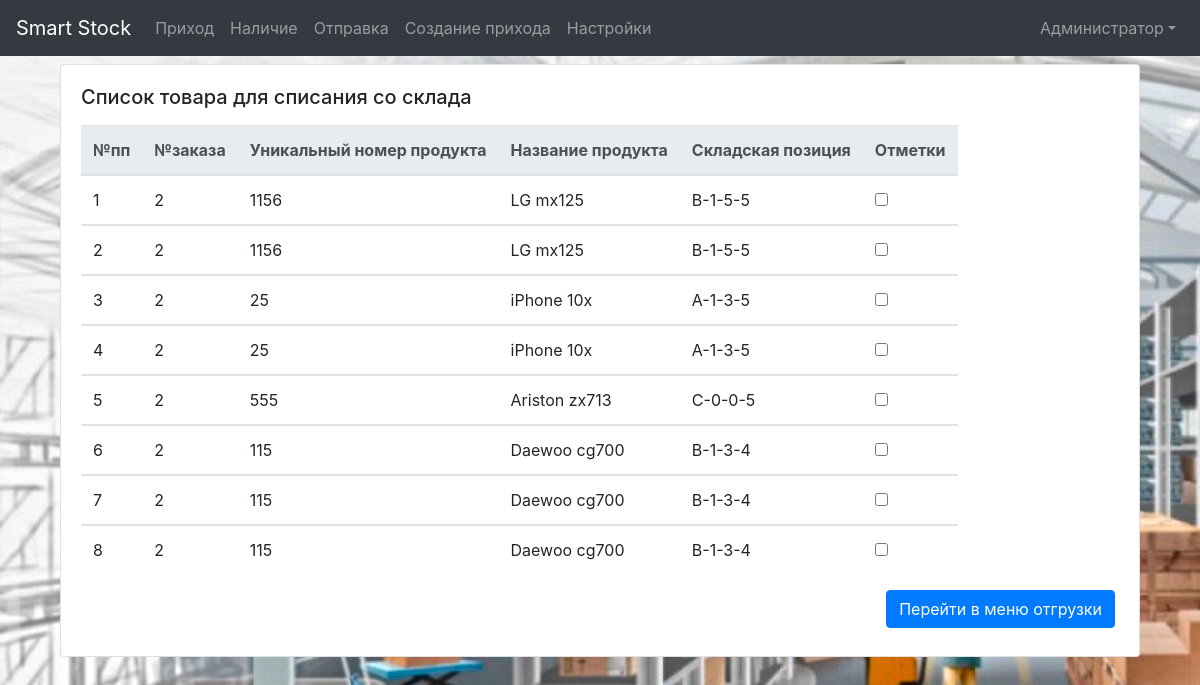
The page /sendingProductsProcedure.php?send_id=2 (signed in) on the database its author committed.
### tables this page shows
CREATE TABLE `users` (
  `id` int(11) NOT NULL,
  `login` varchar(255) NOT NULL,
  `password` varchar(255) NOT NULL,
  `lastname` text NOT NULL
);

CREATE TABLE `send_nom` (
  `id` int(11) NOT NULL COMMENT 'Номер по порядку',
  `id_send_doc` int(11) NOT NULL COMMENT 'ID документа отправки',
  `product_id` varchar(11) NOT NULL COMMENT 'Уникальный номер продукта',
  `products` varchar(255) NOT NULL COMMENT 'Название продукта',
  `size` varchar(255) NOT NULL COMMENT 'Размер',
  `count` int(11) NOT NULL COMMENT 'Количество'
);

CREATE TABLE `stock` (
  `newid` int(10) UNSIGNED NOT NULL,
  `state` varchar(20) NOT NULL,
  `order_id` varchar(10) NOT NULL,
  `prod_id` varchar(10) NOT NULL,
  `name` varchar(255) NOT NULL,
  `size` varchar(1) NOT NULL,
  `rack` varchar(10) NOT NULL,
  `shelf` varchar(10) NOT NULL,
  `tray` varchar(10) NOT NULL,
  `date` varchar(20) NOT NULL
);

### modules/sendingOrderList.php (the view, shortened to what this page needs)
<?php
include $_SERVER['DOCUMENT_ROOT'] . '/configs/db.php';
	$sql = "SELECT * FROM send_nom WHERE id_send_doc=" . $_GET['send_id'];
	$result = $connect->query($sql);
	$i = 1;
		while ($products = mysqli_fetch_assoc($result)) {
			while($products['count']){
				$sql_1 = "SELECT * FROM stock WHERE size='" . $products['size'] . "'  AND prod_id = '" . $products['product_id'] . "' AND state='done' LIMIT 1";
				$findResult = $connect->query($sql_1);
				$colFindResult = mysqli_num_rows($findResult);
				if($colFindResult!=0){
				$rowOnStock = mysqli_fetch_assoc($findResult);
				$rack = $rowOnStock['rack'];
				$shelf = $rowOnStock['shelf'];
				$tray = $rowOnStock['tray'];
				$productAddress = $products['size'] . "-" . $rack . "-" . $shelf . "-" . $tray;
				echo "<tbody>";
				    echo "<tr id='row' data-row-number=" . $i . ">";
				    	echo "<td data-row-number='" . $i . "'>" . $i . "</td>";
						echo "<td data-orderId='" . $_GET['send_id'] . "'>" . $_GET['send_id'] . "</td>";
						echo "<td data-productId>" . $products['product_id'] . "</td>";
					    echo "<td>" . $products['products'] . "</td>";
					    echo "<td>" . $productAddress . "</td>";
					    echo "<td data-stock-position'" . $i . "'><input type='checkbox' onclick='delProductFromStock(this)'></td>";
					echo "</tr>";
				echo "</tbody>";
				$i++;
				$products['count']--;
				}else{
					echo "<h2>Товара на полках не найдено</h2>";
					die();
				}
			}
		}
?>

### blockSite/header.php (shortened to what this page needs)
<!DOCTYPE html>
<html>
<head>
  <link rel="stylesheet" href="/assets/css/bootstrap.min.css">
  <link rel="stylesheet" href="/assets/css/my.css">
</head>
<body>
  <nav class="navbar navbar-expand-lg navbar-dark bg-dark">
  <a class="navbar-brand" href="/">Smart Stock</a>
  <div class="collapse navbar-collapse" id="navbarSupportedContent">
    <ul class="navbar-nav mr-auto">
      <?php
      if(isset($_COOKIE["user_id"])) {
        $sql = "SELECT * FROM users WHERE id=" . $_COOKIE["user_id"];
        $result = mysqli_query($connect, $sql);
        $user = mysqli_fetch_assoc($result);
        ?>
        <li class="nav-item my-lg-0">
          <a class="nav-link" href="/getOrders.php">Приход</a>
        </li>
        <li class="nav-item my-lg-0">
          <a class="nav-link" href="/stock.php">Наличие</a>
        </li>
        <li class="nav-item my-lg-0">
          <a class="nav-link" href="/waitCollectDoc.php">Отправка</a>
        </li>
        <?php
        if ($_COOKIE["user_id"]==1){
        ?>
        <li class="nav-item my-lg-0">
          <a class="nav-link" href="/create_orders.php">Создание прихода</a>
        </li>
        <li class="nav-item my-lg-0">
          <a class="nav-link" href="/settings.php">Настройки</a>
        </li>
        <?php
        }
        ?>
    </ul>
    <ul class="navbar-nav">
      <li class="nav-item dropdown">
        <a class="nav-link dropdown-toggle" href="#" id="navbarDropdown" role="button" data-toggle="dropdown" aria-haspopup="true" aria-expanded="false"><?php echo $user["lastname"]; ?></a>
      </li>
    </ul>
        <?php
      }
      ?>
  </div>
</nav>

### assets/css/my.css (style rules this page uses)
body { background-image: url(../img/455bd824f6049c327f1fc038ec66642a-1240x620.jpg); width: 100%; height: 100%; }

### rows shown on the page
users: lastname "Администратор"
send_nom: product "1156", products "LG mx125", size.tray "B-1-5-5"
send_nom: product "25", products "iPhone 10x", size.tray "A-1-3-5"
send_nom: product "555", products "Ariston zx713", size.tray "C-0-0-5"
send_nom: product "115", products "Daewoo cg700", size.tray "B-1-3-4"
send_nom: product "115", products "Daewoo cg700", size.tray "B-1-3-4"
send_nom: product "115", products "Daewoo cg700", size.tray "B-1-3-4"
